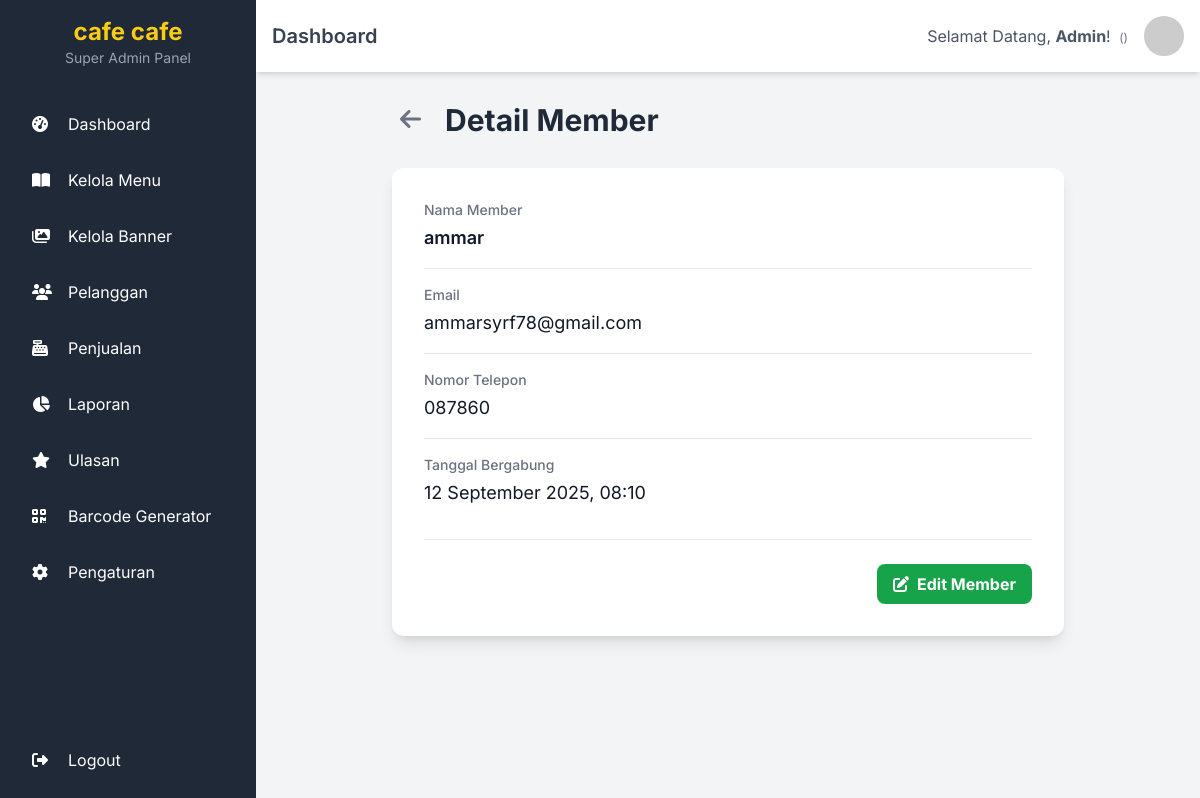
Before: /admin/pelanggan/detail_pelanggan.php?id=1 with the older database file.
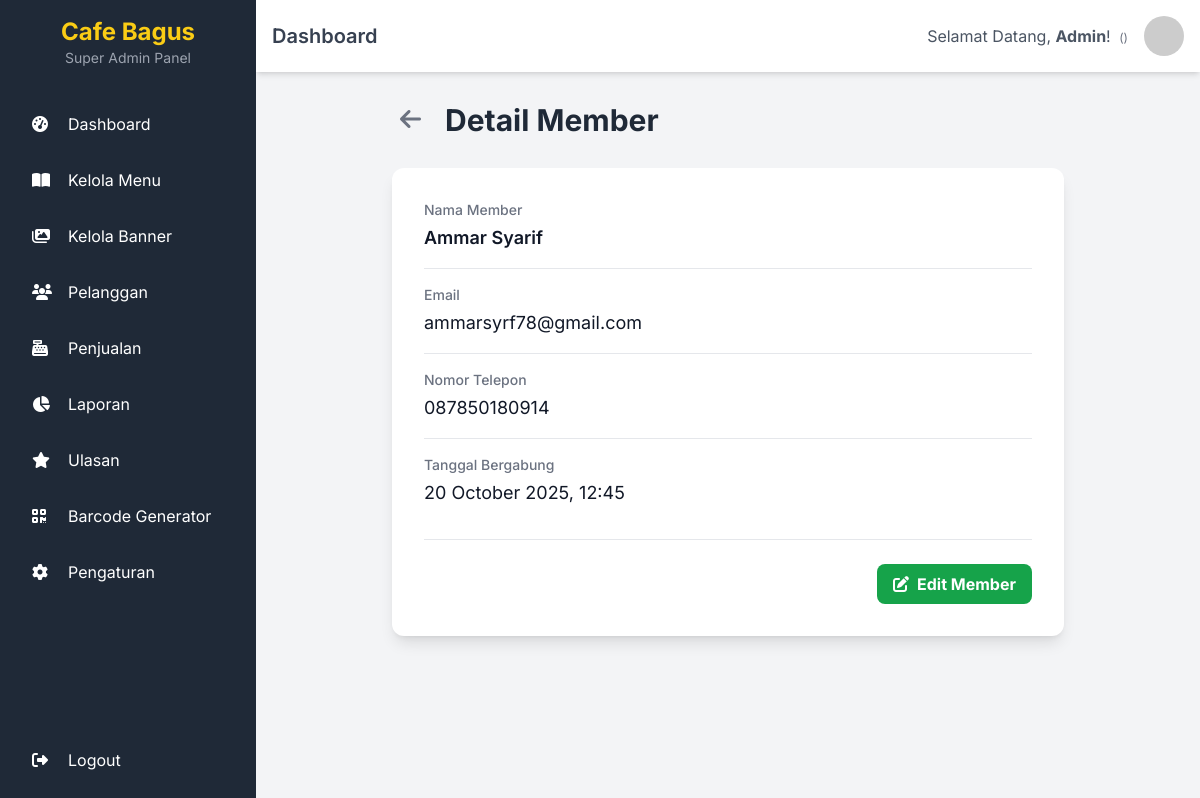
After: the same page with the newer database file.
### tables this page shows
CREATE TABLE `settings` (
  `id` int(10) UNSIGNED NOT NULL,
  `setting_name` varchar(191) NOT NULL,
  `setting_value` text DEFAULT NULL,
  `created_at` timestamp NOT NULL DEFAULT current_timestamp()
);

CREATE TABLE `members` (
  `id` int(10) UNSIGNED NOT NULL,
  `name` varchar(255) NOT NULL,
  `email` varchar(255) NOT NULL,
  `password` varchar(255) NOT NULL,
  `phone` varchar(30) DEFAULT NULL,
  `phone_number` varchar(30) DEFAULT NULL,
  `profile_image_url` varchar(255) DEFAULT NULL,
  `created_at` timestamp NOT NULL DEFAULT current_timestamp()
);

### admin/pelanggan/detail_pelanggan.php (the view, shortened to what the changed rows need)
<?php
require_once '../includes/header.php';
require_once '../../app/config/db_connect.php';
$user_id = $_GET['id'];
$user = null;
$sql = "SELECT id, name, email, phone_number, created_at FROM members WHERE id = ?";
if ($stmt = $conn->prepare($sql)) {
    $stmt->bind_param("i", $user_id);
    $stmt->execute();
    $result = $stmt->get_result();
    if ($result->num_rows === 1) {
        $user = $result->fetch_assoc();
    }
}
?>
<div class="container mx-auto">
    <div class="max-w-2xl mx-auto">
        <div class="flex items-center mb-6">
            <h1 class="text-3xl font-bold text-gray-800">Detail Member</h1>
        </div>
        <?php if ($user): ?>
            <div class="bg-white rounded-xl shadow-lg p-8">
                <div class="space-y-4">
                    <div>
                        <h3 class="text-sm font-medium text-gray-500">Nama Member</h3>
                        <p class="mt-1 text-lg text-gray-900 font-semibold"><?= htmlspecialchars($user['name']) ?></p>
                    </div>
                    <div class="border-t border-gray-200 pt-4">
                        <h3 class="text-sm font-medium text-gray-500">Email</h3>
                        <p class="mt-1 text-lg text-gray-900"><?= htmlspecialchars($user['email'] ?? 'Tidak ada data') ?></p>
                    </div>
                    <div class="border-t border-gray-200 pt-4">
                        <h3 class="text-sm font-medium text-gray-500">Nomor Telepon</h3>
                        <p class="mt-1 text-lg text-gray-900"><?= htmlspecialchars($user['phone_number'] ?? 'Tidak ada data') ?></p>
                    </div>
                    <div class="border-t border-gray-200 pt-4">
                        <h3 class="text-sm font-medium text-gray-500">Tanggal Bergabung</h3>
                        <p class="mt-1 text-lg text-gray-900"><?= date('d F Y, H:i', strtotime($user['created_at'])) ?></p>
                    </div>
                </div>
                <div class="mt-8 pt-6 border-t border-gray-200 flex justify-end">
                    <a href="edit_pelanggan.php?id=<?= $user['id'] ?>" class="bg-green-600 hover:bg-green-700 text-white font-bold py-2 px-4 rounded-lg flex items-center">
                        <i class="fas fa-edit mr-2"></i> Edit Member
                    </a>
                </div>
            </div>
        <?php endif; ?>
    </div>
</div>
<?php
require_once '../includes/footer.php';
?>

### admin/includes/header.php (shortened to what the changed rows need)
<?php
require_once __DIR__ . '/../../app/config/config.php';
$nama_toko = 'Toko Kopi Anda';
try {
    $stmt = $pdo->prepare("SELECT setting_value FROM settings WHERE setting_name = 'cafe_name'");
    $stmt->execute();
    $pengaturan = $stmt->fetch(PDO::FETCH_ASSOC);
    if ($pengaturan && !empty($pengaturan['setting_value'])) {
        $nama_toko = $pengaturan['setting_value'];
    }
} catch (PDOException $e) {
}
?>
<!DOCTYPE html>
<html lang="id">
<head>
    <script src="https://cdn.tailwindcss.com"></script>
    <link rel="stylesheet" href="https://cdnjs.cloudflare.com/ajax/libs/font-awesome/6.5.1/css/all.min.css">
</head>
<body class="bg-gray-100 h-screen overflow-hidden relative">
    <div class="flex h-full">
        <aside id="sidebar" class="w-64 bg-gray-800 text-white p-4 flex-col fixed inset-y-0 left-0 transform -translate-x-full md:relative md:translate-x-0 transition-transform duration-300 ease-in-out z-30 flex">
            <div class="mb-8 text-center">
                <h1 class="text-2xl font-bold text-yellow-400"><?= htmlspecialchars($nama_toko) ?></h1>
                <p class="text-sm text-gray-400">Super Admin Panel</p>
            </div>
        </aside>
        <div class="flex-1 flex flex-col overflow-hidden">
            <header class="bg-white shadow-md p-4 flex justify-between items-center sticky top-0 z-10">
                <div class="flex items-center">
                    <h2 class="text-xl font-semibold text-gray-700" id="page-title">Dashboard</h2>
                </div>
            </header>
            <main class="p-6 flex-1 overflow-y-auto">

Changed rows visible on the page:
changed settings: setting_value "cafe cafe" → "Cafe Bagus"
changed members "ammarsyrf78@gmail.com": name "ammar" → "Ammar Syarif"; phone_number "087860" → "087850180914"; created_at "12 September 2025, 08:10" → "20 October 2025, 12:45"
